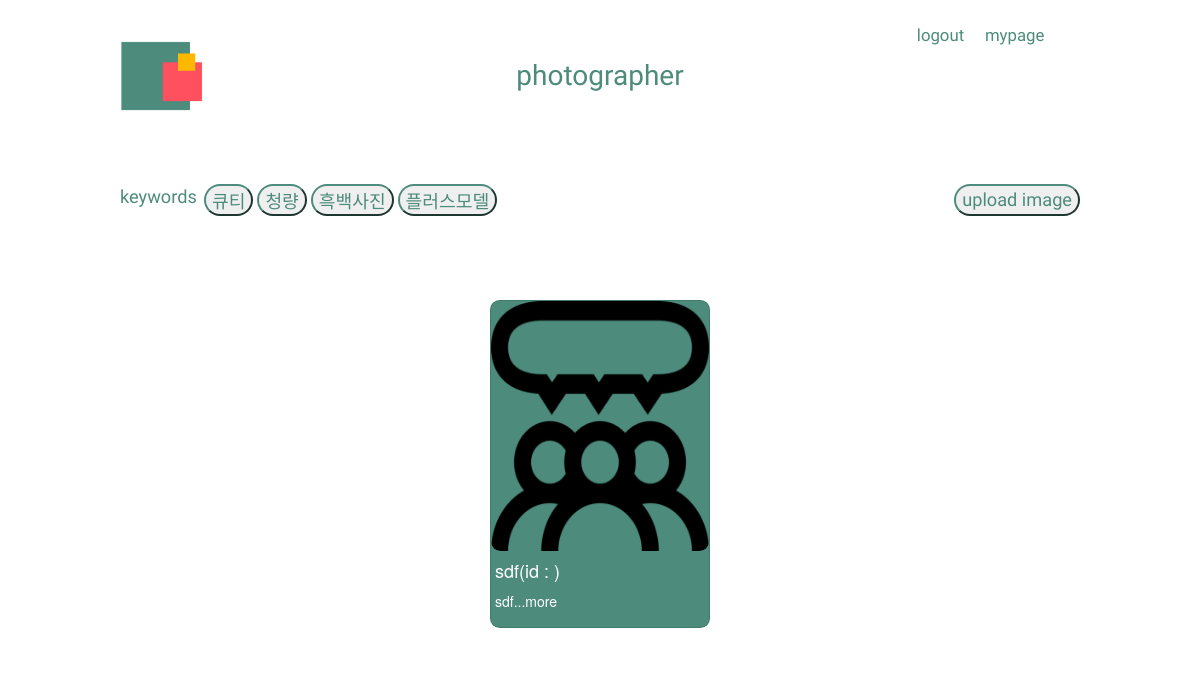
The app's page /posts/photo/, older data.
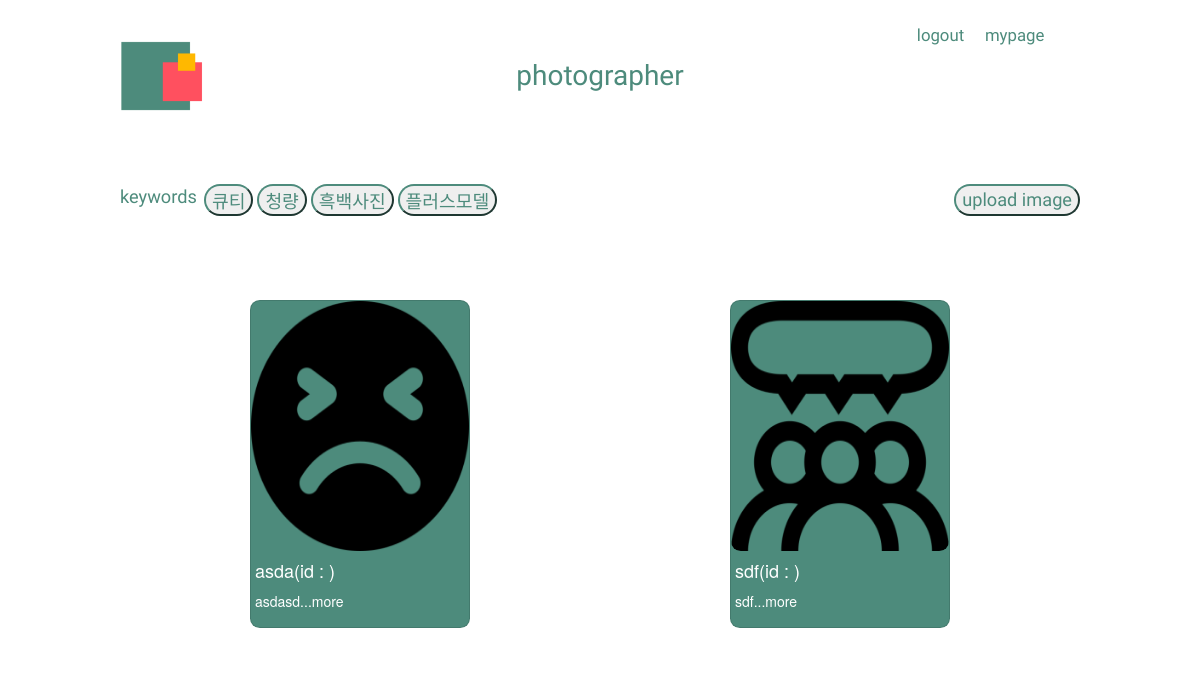
The same page, newer data.
### posts/models.py (models this page shows, shortened)
class Photo(models.Model):
    title = models.CharField(max_length=20)
    text = models.TextField(default='', null=True, blank=True)
    image1 = models.ImageField(upload_to = 'images/')
    image2 = models.ImageField(upload_to = 'images/', default='', null=True, blank=True)
    image3 = models.ImageField(upload_to = 'images/', default='', null=True, blank=True)
    image4 = models.ImageField(upload_to = 'images/', default='', null=True, blank=True)
    image5 = models.ImageField(upload_to = 'images/', default='', null=True, blank=True)
    thumbnail = ImageSpecField(source='image1', processors=[ResizeToFill(120,80)], format='JPEG')
    CATEGORY_CHOICES = (
        ('큐티', '큐티'),
        ('청량', '청량'),
        ('흑백사진', '흑백사진'),
        ('플러스모델', '플러스모델'),
    )
    category = models.CharField(max_length=5, choices=CATEGORY_CHOICES, null=True)

### posts/views.py (the view)
# urls.py: path('photo/', views.PhotoPageView.as_view(), name="photo"),
class PhotoPageView(ListView):
    model = Photo
    template_name = 'photo/photo.html'
    paginate_by = 4
    queryset = Photo.objects.all()
    def get_queryset(self, *args, **kwargs):
        if self.kwargs:
            return Photo.objects.filter(category=self.kwargs['category']).order_by('-id')
        else:
            query = Photo.objects.all().order_by('-id')
            return query

### posts/templates/photo/photo.html (shortened to what this page needs)
{% extends 'photo/photo_base.html' %}
{% block content %}
    <div class="array">
                {% for photo in object_list %}
                        <div class="card">
                            <div class="box-1">
                                <img src="{{ photo.thumbnail.url }}" width="200" height="250" alt = "{{ photo.title }}">
                            </div>
                            <div class="box-2">
                                <h4>{{ photo.title }}(id : {{ user.username }})</h4>
                                <a href="{% url 'photo_detail' photo.id %}"><p>{{ photo.text|slice:":15" }}...more</p></a>
                            </div>
                        </div>
                {% endfor %}
            </div>
{% endblock content %}

Row changes from the older to the newer data that the page shows:
added Photo: thumbnail (picture), title "asda", text "asdasd"
